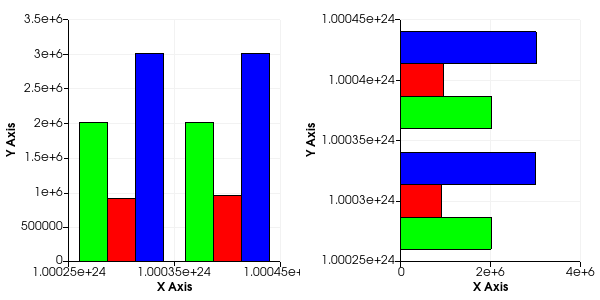

This chart was generated by the following Python code:
#!/usr/bin/env python
# Demonstrate bar graphs with shift/scale in two side-by-side viewports.

import vtkmodules.vtkInteractionStyle  # noqa: F401
import vtkmodules.vtkRenderingContextOpenGL2  # noqa: F401
import vtkmodules.vtkRenderingOpenGL2  # noqa: F401

from vtkmodules.vtkChartsCore import vtkChartXY, vtkPlotBar
from vtkmodules.vtkCommonCore import vtkDoubleArray, vtkIntArray
from vtkmodules.vtkCommonDataModel import vtkTable
from vtkmodules.vtkRenderingContext2D import vtkContextActor, vtkContextScene
from vtkmodules.vtkRenderingCore import (
    vtkRenderWindow,
    vtkRenderWindowInteractor,
    vtkRenderer,
)

# Monthly circulation data.
data_2008 = [10822, 10941, 9979, 10370, 9460, 11228, 15093, 12231, 10160, 9816, 9384, 7892]
data_2009 = [9058, 9474, 9979, 9408, 8900, 11569, 14688, 12231, 10294, 9585, 8957, 8590]
data_2010 = [9058, 10941, 9979, 10270, 8900, 11228, 14688, 12231, 10160, 9585, 9384, 8590]

# Create a table with some points in it.
table = vtkTable()

arr_month = vtkDoubleArray()
arr_month.SetName("Month")
table.AddColumn(arr_month)

arr_2008 = vtkIntArray()
arr_2008.SetName("2008")
table.AddColumn(arr_2008)

arr_2009 = vtkIntArray()
arr_2009.SetName("2009")
table.AddColumn(arr_2009)

arr_2010 = vtkIntArray()
arr_2010.SetName("2010")
table.AddColumn(arr_2010)

table.SetNumberOfRows(2)
for i in range(2):
    arr_month.SetValue(i, (i + 3) * 1e20 + 1e24)
    arr_2008.SetValue(i, data_2008[i] + 2000000)
    arr_2009.SetValue(i, int(data_2009[i] * 1e2))
    arr_2010.SetValue(i, data_2010[i] + 3000000)

# Left chart: vertical bars.
l_chart = vtkChartXY()

plot = l_chart.AddPlot(vtkChartXY.BAR)
plot.SetInputData(table, 0, 1)
plot.SetColor(0, 255, 0, 255)

plot = l_chart.AddPlot(vtkChartXY.BAR)
plot.SetInputData(table, 0, 2)
plot.SetColor(255, 0, 0, 255)

plot = l_chart.AddPlot(vtkChartXY.BAR)
plot.SetInputData(table, 0, 3)
plot.SetColor(0, 0, 255, 255)

# Right chart: horizontal bars.
r_chart = vtkChartXY()

plot = r_chart.AddPlot(vtkChartXY.BAR)
vtkPlotBar.SafeDownCast(plot).SetOrientation(vtkPlotBar.HORIZONTAL)
plot.SetInputData(table, 0, 1)
plot.SetColor(0, 255, 0, 255)

plot = r_chart.AddPlot(vtkChartXY.BAR)
vtkPlotBar.SafeDownCast(plot).SetOrientation(vtkPlotBar.HORIZONTAL)
plot.SetInputData(table, 0, 2)
plot.SetColor(255, 0, 0, 255)

plot = r_chart.AddPlot(vtkChartXY.BAR)
vtkPlotBar.SafeDownCast(plot).SetOrientation(vtkPlotBar.HORIZONTAL)
plot.SetInputData(table, 0, 3)
plot.SetColor(0, 0, 255, 255)

# Left context scene wiring.
l_scene = vtkContextScene()
l_scene.AddItem(l_chart)
l_chart_actor = vtkContextActor()
l_chart_actor.SetScene(l_scene)

# Right context scene wiring.
r_scene = vtkContextScene()
r_scene.AddItem(r_chart)
r_chart_actor = vtkContextActor()
r_chart_actor.SetScene(r_scene)

# Renderer
renderer_0 = vtkRenderer()
renderer_0.SetViewport(0.0, 0.0, 0.5, 1.0)
renderer_0.SetBackground(1.0, 1.0, 1.0)
l_scene.SetRenderer(renderer_0)
renderer_0.AddActor(l_chart_actor)

renderer_1 = vtkRenderer()
renderer_1.SetViewport(0.5, 0.0, 1.0, 1.0)
renderer_1.SetBackground(1.0, 1.0, 1.0)
r_scene.SetRenderer(renderer_1)
renderer_1.AddActor(r_chart_actor)

# Window
render_window = vtkRenderWindow()
render_window.SetSize(600, 300)
render_window.SetMultiSamples(0)
render_window.AddRenderer(renderer_0)
render_window.AddRenderer(renderer_1)
render_window.SetWindowName("bar graph shift scale")

# Interactor
interactor = vtkRenderWindowInteractor()
interactor.SetRenderWindow(render_window)

# Double render: first pass computes shift/scale, second pass lets
# CalculateBarPlots use the correct shift/scale for bar width.
render_window.Render()
render_window.Render()
interactor.Initialize()
interactor.Start()
